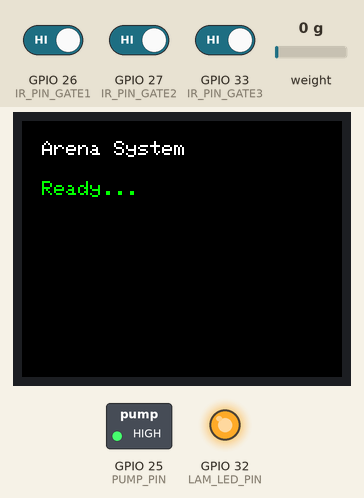
Simulated run of this sketch. Board: ESP32. Parts: 160×128 colour display, switched loads named in the sketch (green lamp = pin HIGH), output pins drawn as LEDs (lit = HIGH). The test bench sets the inputs (shaded band); at power-on: GPIO 26 (IR_PIN_GATE1) HIGH, GPIO 33 (IR_PIN_GATE3) HIGH, weight on the scale 0 g, GPIO 27 (IR_PIN_GATE2) HIGH. What the sketch prints to the serial monitor is not drawn.

Above: at 3.3 s.
3.4 s: GPIO 26 (IR_PIN_GATE1) driven LOW
At 4.7 s:
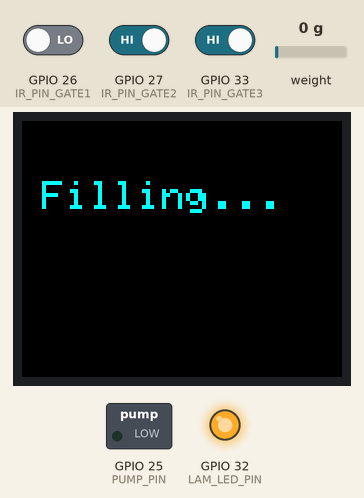
5.0 s: GPIO 33 (IR_PIN_GATE3) driven LOW
At 6.6 s:
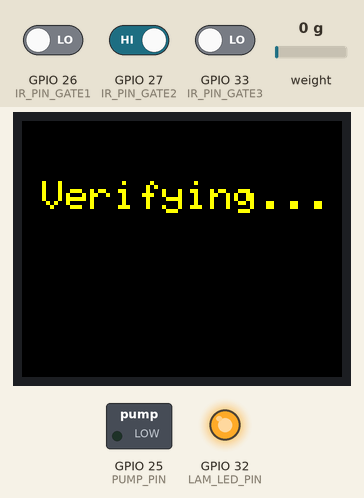
8.0 s: weight on the scale set to 109 g
9.7 s: weight on the scale set to 124 g
At 11.2 s:
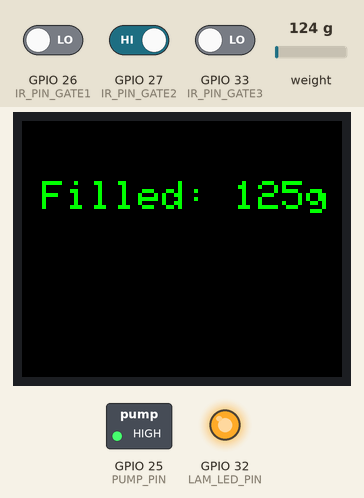
12.3 s: GPIO 27 (IR_PIN_GATE2) driven LOW
At 13.0 s:
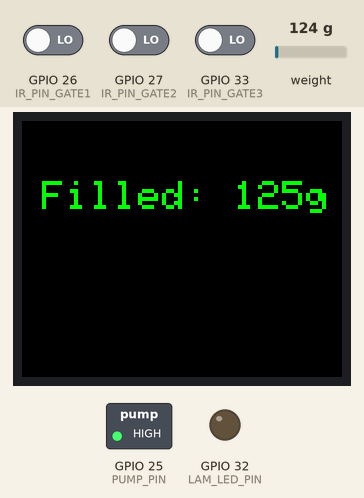
Timing chart, 0 to 14.8 s (numbered marks = the images above; inputs shaded):
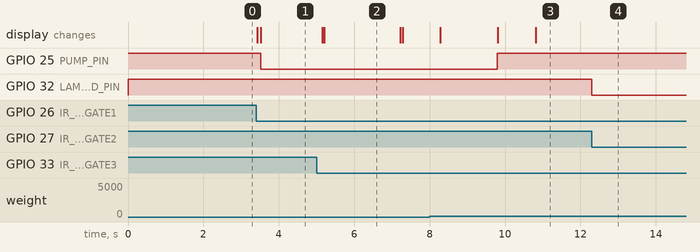

Measured:
- the behaviour switches between 117 and 118 g on weight on the scale (found by bisection; images 2 and 3)
- after the input at 3.4 s, GPIO 25 (PUMP_PIN): HIGH → LOW after 0.13 s; the display: first changes at once (image 1 shows a later state)
- after the input at 5.0 s, the display: first changes after 0.15 s (image 2 shows a later state)
- after the input at 9.7 s, GPIO 25 (PUMP_PIN): LOW → HIGH after 0.09 s; the display: first changes after 0.11 s (image 3 shows a later state)
- after the input at 12.3 s, GPIO 32 (LAM_LED_PIN): HIGH → LOW at once
- what the display in image 2 shows lasts 2.0 s, from 5.2 s to 7.2 s

The sketch:

ARENA.ino
```cpp
#include "HX711.h"
#include <Adafruit_GFX.h>
#include <Adafruit_ST7735.h>
#include <SPI.h>


#define TFT_CS     14
#define TFT_RST    17
#define TFT_DC     16
// Note: Hardware SPI uses GPIO 23 (MOSI) and 18 (SCK) automatically


const int IR_PIN_GATE1 = 26;
const int IR_PIN_GATE2 = 27;
const int IR_PIN_GATE3 = 33;


const int PUMP_PIN = 25;
const int LAM_LED_PIN = 32;


const int LOADCELL_DOUT_PIN = 21;
const int LOADCELL_SCK_PIN = 22;


const float TARGET_FILL_WEIGHT = 118.0;
const long SAFETY_TIMEOUT_MS = 10000;


HX711 scale;

Adafruit_ST7735 tft = Adafruit_ST7735(TFT_CS, TFT_DC, TFT_RST);


float calibration_factor = 367.0;
bool gate1Done = false;
bool gate2Done = false;
bool gate3Done = false;


unsigned long pumpStartTime = 0;
bool isPumping = false;


void tftPrint(int x, int y, String text, uint16_t color, int size) {
  tft.setCursor(x, y);
  tft.setTextColor(color, ST7735_BLACK);
  tft.setTextSize(size);
  tft.print(text);
}

void setup() {
  Serial.begin(115200);

  pinMode(IR_PIN_GATE1, INPUT);
  pinMode(IR_PIN_GATE2, INPUT);
  pinMode(IR_PIN_GATE3, INPUT);
  pinMode(PUMP_PIN, OUTPUT);
  pinMode(LAM_LED_PIN, OUTPUT);

  digitalWrite(PUMP_PIN, HIGH);
  digitalWrite(LAM_LED_PIN, HIGH);


  tft.initR(INITR_BLACKTAB);
  tft.setRotation(1);
  tft.fillScreen(ST7735_BLACK);

  tftPrint(10, 10, "Arena System", ST7735_WHITE, 1);
  tftPrint(10, 30, "Ready...", ST7735_GREEN, 1);


  scale.begin(LOADCELL_DOUT_PIN, LOADCELL_SCK_PIN);
  scale.set_scale(calibration_factor);
  scale.tare();

  Serial.println("System Ready.");
  delay(1000);
}

void loop() {

  bool objAtGate1 = !digitalRead(IR_PIN_GATE1);
  bool objAtGate2 = !digitalRead(IR_PIN_GATE2);
  bool objAtGate3 = !digitalRead(IR_PIN_GATE3);


  if (objAtGate1 && !gate1Done) {
    Serial.println("Gate 1: Robot Detected.");
    Serial.println("Starting Pump...");


    tft.fillScreen(ST7735_BLACK);
    delay(100);
    tftPrint(10, 30, "Filling...", ST7735_CYAN, 2);

    digitalWrite(PUMP_PIN, LOW);   // Pump ON
    pumpStartTime = millis();
    isPumping = true;
    gate1Done = true;
  }


  if (isPumping) {
    float currentFill = scale.get_units(1);

    // Debug
    Serial.print("Filling: "); Serial.print(currentFill); Serial.println("g");

    bool targetReached = (currentFill >= TARGET_FILL_WEIGHT);
    bool safetyTimeout = (millis() - pumpStartTime >= SAFETY_TIMEOUT_MS);

    if (targetReached) {
      digitalWrite(PUMP_PIN, HIGH);
      isPumping = false;
      Serial.println("Target Weight Reached!");

      tft.fillScreen(ST7735_BLACK);
      delay(1000);
      tftPrint(10, 30, "Filled: 125g", ST7735_GREEN, 2);
    }
    else if (safetyTimeout) {
      digitalWrite(PUMP_PIN, HIGH);
      isPumping = false;
      Serial.println("ERROR: Safety Timeout");

      tft.fillScreen(ST7735_BLACK);
      delay(100);
      tftPrint(10, 30, "Error: Timeout", ST7735_RED, 1);
    }
  }


  if (objAtGate2 && !gate2Done) {
    Serial.println("Gate 2: LAM LED ON");


    digitalWrite(LAM_LED_PIN, LOW);
    gate2Done = true;
  }


  if (objAtGate3 && !gate3Done) {
    Serial.println("Gate 3: Final Weighing Check");

    tft.fillScreen(ST7735_BLACK);
    delay(50);
    tftPrint(10, 30, "Verifying...", ST7735_YELLOW, 2);

    delay(1000);

    if (scale.is_ready()) {
      float finalWeight = scale.get_units(10);
      Serial.print("Final Weight: "); Serial.println(finalWeight);

      if (finalWeight >= 120.0 && finalWeight <= 130.0) {
        displaySuccess(finalWeight);
      } else {
        displayError(finalWeight);
      }
      gate3Done = true;
    } else {
      Serial.println("Scale Error at Gate 3");
      delay(50);
      tftPrint(10, 50, "Scale Error", ST7735_RED, 1);
    }
  }
}


void displaySuccess(float w) {
  Serial.println("Result: SUCCESS");

  tft.fillScreen(ST7735_GREEN);
  delay(50);
  tftPrint(10, 20, "MAHAGATBANDHAN", ST7735_BLACK, 2);
  tftPrint(10, 60, "Success!", ST7735_BLACK, 2);
  delay(1000);

  tft.setCursor(10, 80);

  tft.setTextColor(ST7735_BLACK, ST7735_RED);
  tft.print("Got: "); tft.print(w, 1); tft.print("g");

  for(int i=0; i<3; i++) {
    digitalWrite(LAM_LED_PIN, HIGH); delay(200);
    digitalWrite(LAM_LED_PIN, LOW); delay(200);
  }
}

void displayError(float w) {
  Serial.println("Result: WEIGHT MISMATCH");

  tft.fillScreen(ST7735_RED);
  delay(50);
  tftPrint(10, 20, "MISMATCH", ST7735_WHITE, 2);
  tftPrint(10, 50, "Retry", ST7735_WHITE, 2);

  delay(1000);

  tft.setCursor(10, 80);

  tft.setTextColor(ST7735_WHITE, ST7735_RED);
  tft.print("Got: "); tft.print(w, 1); tft.print("g");
}
```
